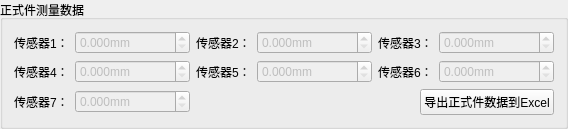
             <widget class="QGroupBox" name="groupBox_officialData">
              <property name="title">
               <string>正式件测量数据</string>
              </property>
              <layout class="QGridLayout" name="gridLayout_14">
               <item row="0" column="0">
                <layout class="QHBoxLayout" name="horizontalLayout_26">
                 <item>
                  <widget class="QLabel" name="label_24">
                   <property name="maximumSize">
                    <size>
                     <width>85</width>
                     <height>16777215</height>
                    </size>
                   </property>
                   <property name="text">
                    <string>传感器1：</string>
                   </property>
                  </widget>
                 </item>
                 <item>
                  <widget class="QDoubleSpinBox" name="sensorOneData">
                   <property name="enabled">
                    <bool>false</bool>
                   </property>
                   <property name="minimumSize">
                    <size>
                     <width>115</width>
                     <height>0</height>
                    </size>
                   </property>
                   <property name="maximumSize">
                    <size>
                     <width>16777215</width>
                     <height>16777215</height>
                    </size>
                   </property>
                   <property name="suffix">
                    <string>mm</string>
                   </property>
                   <property name="decimals">
                    <number>3</number>
                   </property>
                   <property name="value">
                    <double>0.000000000000000</double>
                   </property>
                  </widget>
                 </item>
                </layout>
               </item>
               <item row="0" column="1">
                <layout class="QHBoxLayout" name="horizontalLayout_31">
                 <item>
                  <widget class="QLabel" name="label_29">
                   <property name="maximumSize">
                    <size>
                     <width>85</width>
                     <height>16777215</height>
                    </size>
                   </property>
                   <property name="text">
                    <string>传感器2：</string>
                   </property>
                  </widget>
                 </item>
                 <item>
                  <widget class="QDoubleSpinBox" name="sensorTwoData">
                   <property name="enabled">
                    <bool>false</bool>
                   </property>
                   <property name="minimumSize">
                    <size>
                     <width>115</width>
                     <height>0</height>
                    </size>
                   </property>
                   <property name="suffix">
                    <string>mm</string>
                   </property>
                   <property name="decimals">
                    <number>3</number>
                   </property>
                  </widget>
                 </item>
                </layout>
               </item>
               <item row="0" column="2">
                <layout class="QHBoxLayout" name="horizontalLayout_30">
                 <item>
                  <widget class="QLabel" name="label_28">
                   <property name="maximumSize">
                    <size>
                     <width>85</width>
                     <height>16777215</height>
                    </size>
                   </property>
                   <property name="text">
                    <string>传感器3：</string>
                   </property>
                  </widget>
                 </item>
                 <item>
                  <widget class="QDoubleSpinBox" name="sensorThreeData">
                   <property name="enabled">
                    <bool>false</bool>
                   </property>
                   <property name="minimumSize">
                    <size>
                     <width>115</width>
                     <height>0</height>
                    </size>
                   </property>
                   <property name="suffix">
                    <string>mm</string>
                   </property>
                   <property name="decimals">
                    <number>3</number>
                   </property>
                  </widget>
                 </item>
                </layout>
               </item>
               <item row="1" column="0">
                <layout class="QHBoxLayout" name="horizontalLayout_29">
                 <item>
                  <widget class="QLabel" name="label_27">
                   <property name="maximumSize">
                    <size>
                     <width>85</width>
                     <height>16777215</height>
                    </size>
                   </property>
                   <property name="text">
                    <string>传感器4：</string>
                   </property>
                  </widget>
                 </item>
                 <item>
                  <widget class="QDoubleSpinBox" name="sensorFourData">
                   <property name="enabled">
                    <bool>false</bool>
                   </property>
                   <property name="minimumSize">
                    <size>
                     <width>115</width>
                     <height>0</height>
                    </size>
                   </property>
                   <property name="suffix">
                    <string>mm</string>
                   </property>
                   <property name="decimals">
                    <number>3</number>
                   </property>
                  </widget>
                 </item>
                </layout>
               </item>
               <item row="1" column="1">
                <layout class="QHBoxLayout" name="horizontalLayout_25">
                 <item>
                  <widget class="QLabel" name="label_23">
                   <property name="maximumSize">
                    <size>
                     <width>85</width>
                     <height>16777215</height>
                    </size>
                   </property>
                   <property name="text">
                    <string>传感器5：</string>
                   </property>
                  </widget>
                 </item>
                 <item>
                  <widget class="QDoubleSpinBox" name="sensorFiveData">
                   <property name="enabled">
                    <bool>false</bool>
                   </property>
                   <property name="minimumSize">
                    <size>
                     <width>115</width>
                     <height>0</height>
                    </size>
                   </property>
                   <property name="suffix">
                    <string>mm</string>
                   </property>
                   <property name="decimals">
                    <number>3</number>
                   </property>
                  </widget>
                 </item>
                </layout>
               </item>
               <item row="1" column="2">
                <layout class="QHBoxLayout" name="horizontalLayout_27">
                 <item>
                  <widget class="QLabel" name="label_25">
                   <property name="maximumSize">
                    <size>
                     <width>85</width>
                     <height>16777215</height>
                    </size>
                   </property>
                   <property name="text">
                    <string>传感器6：</string>
                   </property>
                  </widget>
                 </item>
                 <item>
                  <widget class="QDoubleSpinBox" name="sensorSixData">
                   <property name="enabled">
                    <bool>false</bool>
                   </property>
                   <property name="minimumSize">
                    <size>
                     <width>115</width>
                     <height>0</height>
                    </size>
                   </property>
                   <property name="suffix">
                    <string>mm</string>
                   </property>
                   <property name="decimals">
                    <number>3</number>
                   </property>
                  </widget>
                 </item>
                </layout>
               </item>
               <item row="2" column="0">
                <layout class="QHBoxLayout" name="horizontalLayout_24">
                 <item>
                  <widget class="QLabel" name="label_22">
                   <property name="minimumSize">
                    <size>
                     <width>0</width>
                     <height>0</height>
                    </size>
                   </property>
                   <property name="maximumSize">
                    <size>
                     <width>85</width>
                     <height>16777215</height>
                    </size>
                   </property>
                   <property name="text">
                    <string>传感器7：</string>
                   </property>
                  </widget>
                 </item>
                 <item>
                  <widget class="QDoubleSpinBox" name="sensorSevenData">
                   <property name="enabled">
                    <bool>false</bool>
                   </property>
                   <property name="minimumSize">
                    <size>
                     <width>115</width>
                     <height>0</height>
                    </size>
                   </property>
                   <property name="maximumSize">
                    <size>
                     <width>16777215</width>
                     <height>16777215</height>
                    </size>
                   </property>
                   <property name="suffix">
                    <string>mm</string>
                   </property>
                   <property name="decimals">
                    <number>3</number>
                   </property>
                  </widget>
                 </item>
                </layout>
               </item>
               <item row="2" column="1" colspan="2">
                <layout class="QHBoxLayout" name="horizontalLayout_37">
                 <item>
                  <spacer name="horizontalSpacer_7">
                   <property name="orientation">
                    <enum>Qt::Horizontal</enum>
                   </property>
                   <property name="sizeHint" stdset="0">
                    <size>
                     <width>40</width>
                     <height>20</height>
                    </size>
                   </property>
                  </spacer>
                 </item>
                 <item>
                  <widget class="QPushButton" name="exportOfficialData">
                   <property name="text">
                    <string>导出正式件数据到Excel</string>
                   </property>
                  </widget>
                 </item>
                </layout>
               </item>
              </layout>
             </widget>
